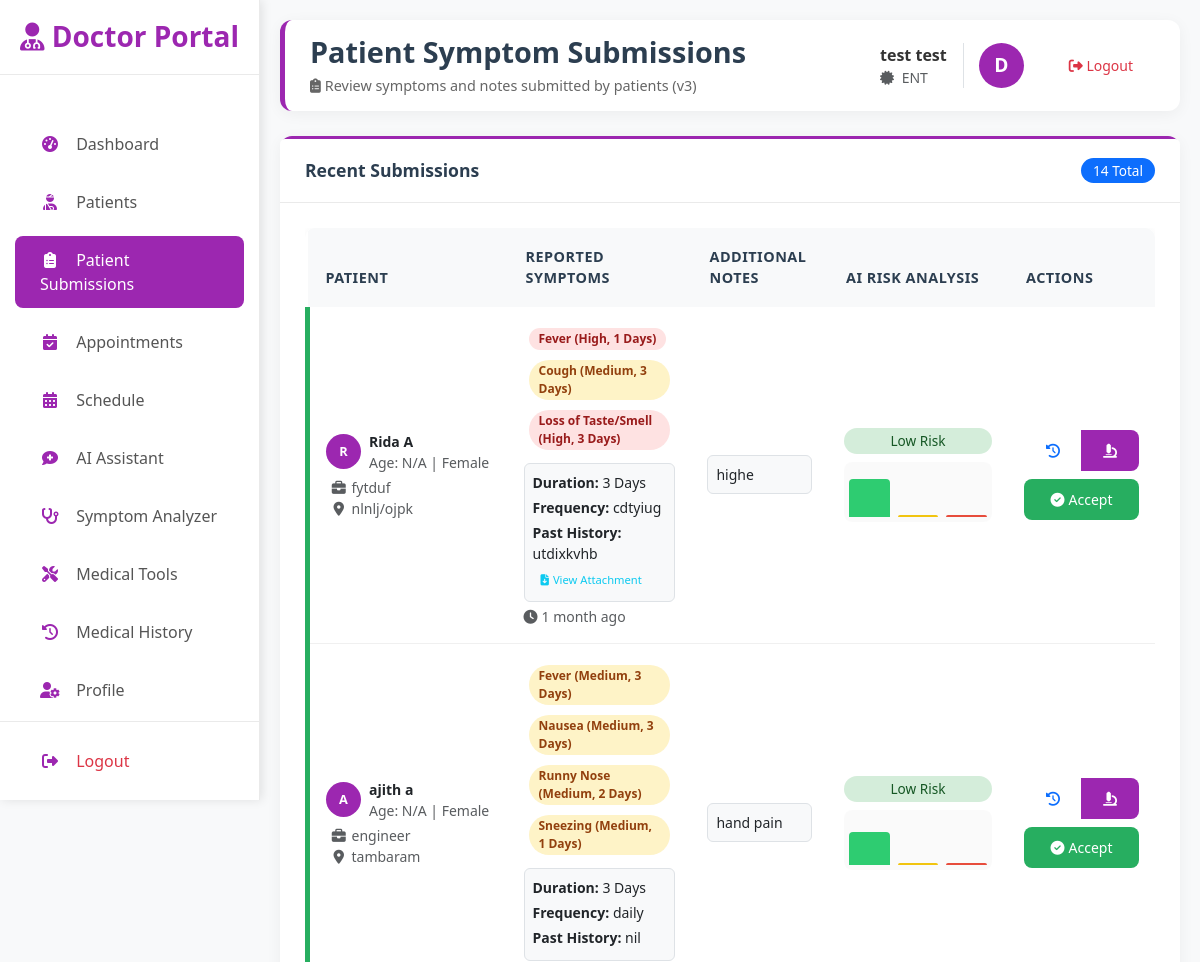
The page /doctor/patient-submissions/ (signed in, upper part) on the database as committed earlier.
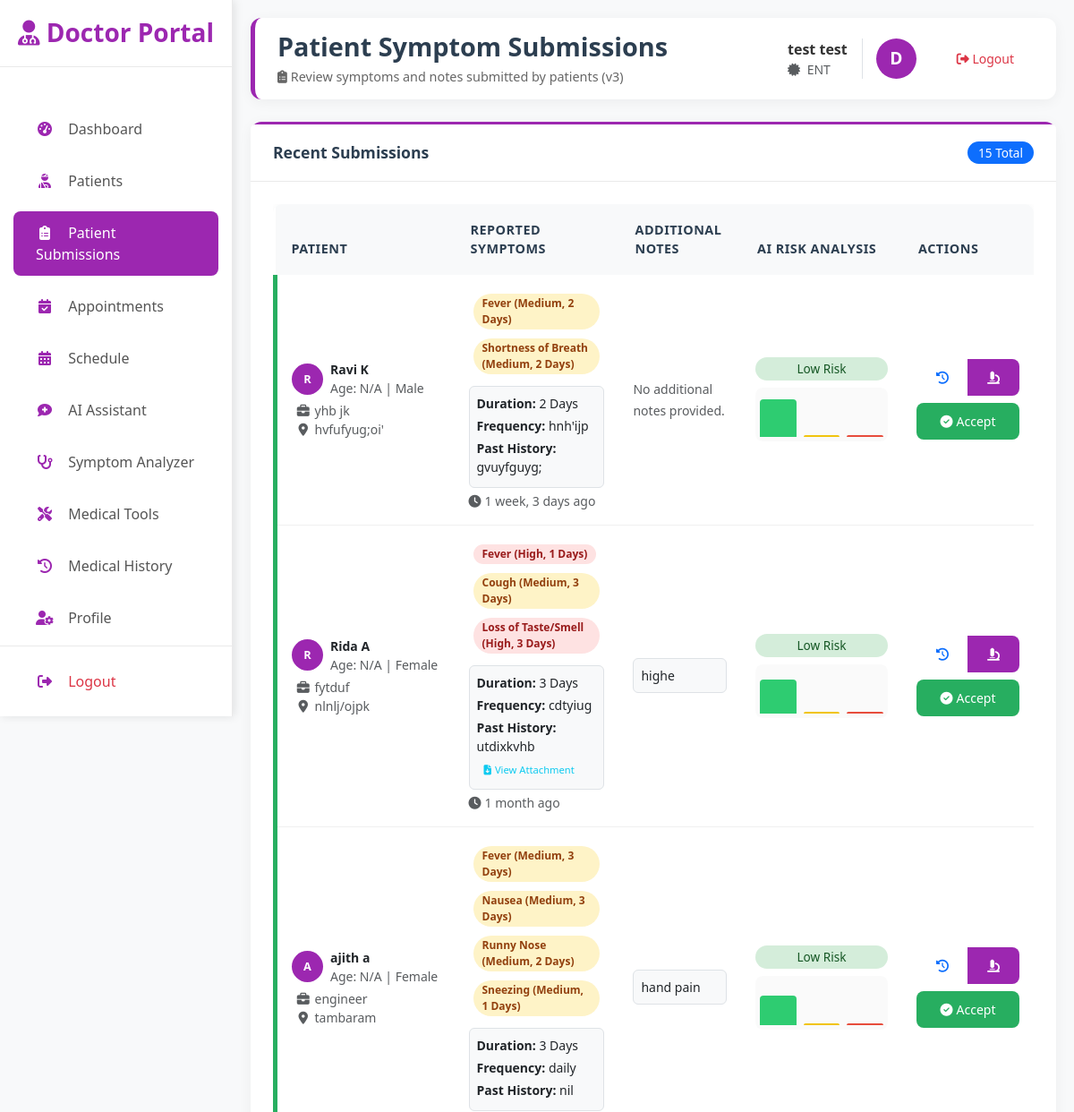
The same page on the database as committed later.
### core/models.py (models this page shows, shortened)
class MedicalRecord(models.Model):
    patient = models.ForeignKey(User, on_delete=models.CASCADE, related_name='medical_records')
    record_id = models.UUIDField(default=uuid.uuid4, editable=False, unique=True)
    encrypted_data = models.TextField()
    encrypted_symptoms = models.TextField()
    encrypted_diagnosis = models.TextField(blank=True)
    encrypted_treatment = models.TextField(blank=True)
    risk_level = models.CharField(max_length=20, choices=User.RISK_LEVEL_CHOICES, blank=True)
    confidence_score = models.FloatField(default=0.0)
    risk_score = models.FloatField(default=0.0, help_text="Composite risk score from fuzzy logic")
    fuzzy_membership = models.JSONField(default=dict, blank=True,
        help_text="Fuzzy membership values for risk categories")
    analysis_components = models.JSONField(default=dict, blank=True,
        help_text="Component scores used in fuzzy logic calculation")
    symptoms_count = models.IntegerField(default=0)
    severe_symptoms_count = models.IntegerField(default=0)
    patient_age = models.IntegerField(null=True, blank=True)
    past_history_file = models.FileField(upload_to='medical_history/', null=True, blank=True)
    created_by = models.ForeignKey(User, on_delete=models.SET_NULL, null=True,
                                   related_name='created_records')
    created_at = models.DateTimeField(auto_now_add=True)
    updated_at = models.DateTimeField(auto_now=True)
    class Meta:
        ordering = ['-created_at']
        verbose_name = 'Medical Record'
        verbose_name_plural = 'Medical Records'
        indexes = [
            models.Index(fields=['patient', 'created_at']),
            models.Index(fields=['risk_level', 'confidence_score']),
            models.Index(fields=['created_by', 'created_at']),
        ]
    def get_risk_level_display(self):
        risk_display = {
            'low': 'Low Risk',
            'medium': 'Medium Risk',
            'high': 'High Risk',
            'critical': 'Critical Risk'
        }
        return risk_display.get(self.risk_level, self.risk_level)

class User(AbstractUser):
    ROLE_CHOICES = (
        ('admin', 'Admin'),
        ('doctor', 'Doctor'),
        ('researcher', 'Researcher'),
        ('patient', 'Patient'),
    )
    STATUS_CHOICES = (
        ('pending', 'Pending Approval'),
        ('approved', 'Approved'),
        ('rejected', 'Rejected'),
    )
    RISK_LEVEL_CHOICES = (
        ('low', 'Low'),
        ('medium', 'Medium'),
        ('high', 'High'),
        ('critical', 'Critical'),
    )
    role = models.CharField(max_length=20, choices=ROLE_CHOICES, default='patient')
    status = models.CharField(max_length=20, choices=STATUS_CHOICES, default='pending')
    email = models.EmailField(unique=True)
    full_name = models.CharField(max_length=255, blank=True)
    phone_regex = RegexValidator(regex=r'^\+?1?\d{9,15}$',
                                message="Phone number must be entered in the format: '+999999999'. Up to 15 digits allowed.")
    phone = models.CharField(validators=[phone_regex], max_length=17, blank=True)
    address = models.TextField(blank=True)
    date_of_birth = models.DateField(null=True, blank=True)
    profile_picture = models.ImageField(upload_to='profile_pics/', null=True, blank=True)
    specialization = models.CharField(max_length=100, blank=True)  # Doctor
    license_number = models.CharField(max_length=50, blank=True)  # Doctor
    institution = models.CharField(max_length=200, blank=True)  # Researcher
    research_area = models.TextField(blank=True)  # Researcher
    qualifications = models.CharField(max_length=255, blank=True)  # e.g., M.B.B.S, M.D.
    clinic_name = models.CharField(max_length=255, blank=True)
    clinic_address = models.TextField(blank=True)
    signature = models.ImageField(upload_to='signatures/', null=True, blank=True)
    biography = models.TextField(blank=True)
    risk_level = models.CharField(max_length=20, choices=RISK_LEVEL_CHOICES, blank=True)
    ml_confidence_score = models.FloatField(default=0.0)
    last_analysis = models.DateTimeField(null=True, blank=True)
    created_at = models.DateTimeField(auto_now_add=True)
    updated_at = models.DateTimeField(auto_now=True)
    is_verified = models.BooleanField(default=False)
    verification_token = models.UUIDField(default=uuid.uuid4, editable=False)
    class Meta:
        ordering = ['-date_joined']
    def get_full_name(self):
        if self.full_name:
            return self.full_name
        return super().get_full_name()

### core/decorators.py (the view)
        def _wrapped_view(request, *args, **kwargs):
            if not request.user.is_authenticated:
                return redirect('login')
            if request.user.is_superuser:
                return view_func(request, *args, **kwargs)
            if isinstance(allowed_roles, str):
                allowed = [allowed_roles]
            else:
                allowed = allowed_roles
            if request.user.role not in allowed and not request.user.is_admin():
                raise PermissionDenied("You don't have permission to access this page.")
            return view_func(request, *args, **kwargs)

### core/utils.py (called while the page is built)
def log_event(action, user=None, details=None, request=None):
    log_entry = AuditLog(
        user=user,
        action=action,
        details=details or {}
    )
    if request:
        log_entry.ip_address = request.META.get('REMOTE_ADDR')
        log_entry.user_agent = request.META.get('HTTP_USER_AGENT', '')
    log_entry.save()
    return log_entry

### templates/doctor/patient_submissions.html (shortened to what the changed rows need)
{% extends 'doctor/doctor_base.html' %}
{% block page_title %}Patient Symptom Submissions{% endblock %}
{% block content %}
<div class="fade-in">
    <div class="row">
        <div class="col-12">
            <div class="card">
                <div class="card-header d-flex justify-content-between align-items-center">
                    <span>Recent Submissions</span>
                    <span class="badge bg-primary">{{submissions|length}} Total</span>
                </div>
                <div class="card-body">
                    {% if submissions %}
                    <div class="table-responsive">
                        <table class="table table-hover align-middle">
                            <thead>
                                <tr>
                                    <th style="width: 200px;">Patient</th>
                                    <th>Reported Symptoms</th>
                                    <th>Additional Notes</th>
                                    <th style="width: 180px;">AI Risk Analysis</th>
                                    <th>Actions</th>
                                </tr>
                            </thead>
                            <tbody>
                                {% for item in submissions %}
                                <tr class="submission-card risk-{{item.record.risk_level}}">
                                    <td>
                                        <div class="d-flex align-items-center mb-1">
                                            <div class="user-avatar me-2"
                                                style="width: 35px; height: 35px; font-size: 0.8rem;">
                                                {{item.patient.username|first|upper}}
                                            </div>
                                            <div>
                                                <div class="fw-bold small">
                                                    {{item.patient.get_full_name|default:item.patient.username}}</div>
                                                <div class="small text-muted">Age: {{item.age}} | {{item.gender|title}}
                                                </div>
                                            </div>
                                        </div>
                                        <div class="small text-muted ps-1">
                                            <div><i class="fas fa-briefcase fa-fw me-1"></i>{{item.occupation}}</div>
                                            <div><i class="fas fa-map-marker-alt fa-fw me-1"></i>{{item.region}}</div>
                                        </div>
                                    </td>
                                    <td>
                                        <div class="mb-2">
                                            {% for sym in item.symptoms %}
                                            <span class="symptom-tag severity-{{sym.severity}}">
                                                {{sym.name}} ({{sym.severity|title}}{% if sym.duration %},
                                                {{sym.duration}}{% endif %})
                                            </span>
                                            {% endfor %}
                                        </div>
                                        <div class="p-2 rounded bg-light border small">
                                            <div class="mb-1"><strong>Duration:</strong> {{item.duration}}</div>
                                            <div class="mb-1"><strong>Frequency:</strong> {{item.frequency}}</div>
                                            <div class="mb-1">
                                                <strong>Past History:</strong> {{item.past_history|truncatechars:80}}
                                                {% if item.record.past_history_file %}
                                                <div class="mt-1">
                                                    <a href="{{item.record.past_history_file.url}}" target="_blank"
                                                        class="btn btn-xs btn-outline-info py-0 px-2"
                                                        style="font-size: 0.7rem;">
                                                        <i class="fas fa-file-download me-1"></i>View Attachment
                                                    </a>
                                                </div>
                                                {% endif %}
                                            </div>
                                        </div>
                                        <div class="small text-muted mt-1">
                                            <i class="fas fa-clock me-1"></i>{{item.record.created_at|timesince}} ago
                                        </div>
                                    </td>
                                    <td>
                                        {% if item.notes %}
                                        <div class="small text-dark p-2 rounded bg-light border"
                                            style="max-height: 100px; overflow-y: auto;">{{item.notes}}</div>
                                        {% else %}
                                        <span class="text-muted small italic">No additional notes provided.</span>
                                        {% endif %}
                                    </td>
                                    <td>
                                        <div class="d-flex flex-column">
                                            <span class="badge badge-{{item.record.risk_level}} mb-2">
                                                {{item.record.get_risk_level_display}}
                                            </span>
                                            <div class="fuzzy-mini-chart"
                                                title="Fuzzy Risk Membership: Low/Medium/High">
                                                <div class="fuzzy-mini-bar low"
                                                    style="height: {{item.record.fuzzy_membership.low|default:0}}%;">
                                                </div>
                                                <div class="fuzzy-mini-bar medium"
                                                    style="height: {{item.record.fuzzy_membership.medium|default:0}}%;">
                                                </div>
                                                <div class="fuzzy-mini-bar high"
                                                    style="height: {{item.record.fuzzy_membership.high|default:0}}%;">
                                                </div>
                                            </div>
                                        </div>
                                    </td>
                                    <td>
                                        <div class="d-flex flex-column gap-2">
                                            <div class="btn-group btn-group-sm">
                                                <a href="{% url 'doctor_patient_detail' item.patient.id %}"
                                                    class="btn btn-outline-primary" title="Full History">
                                                    <i class="fas fa-history"></i>
                                                </a>
                                                <a href="{% url 'doctor_patient_analysis' item.patient.id %}"
                                                    class="btn btn-doctor" title="Deep Analysis">
                                                    <i class="fas fa-microscope"></i>
                                                </a>
                                            </div>
                                            <button class="btn btn-sm btn-success appointment-btn"
                                                onclick="acceptAppointment('{{item.patient.id}}', '{{item.record.id}}', this)">
                                                <i class="fas fa-check-circle me-1"></i>Accept
                                            </button>
                                        </div>
                                    </td>
                                </tr>
                                {% endfor %}
                            </tbody>
                        </table>
                    </div>
                    {% else %}
                    <div class="text-center py-5">
                        <i class="fas fa-clipboard-check fa-3x text-muted mb-3"></i>
                        <h5>No Submissions Yet</h5>
                        <p class="text-muted">When patients use the symptom checker, their data will appear here.</p>
                    </div>
                    {% endif %}
                </div>
            </div>
        </div>
    </div>
</div>
{% endblock %}

Rows that differ between the two databases and show on the page:
added MedicalRecord: patient.username|first "R", patient.get_full_name "Ravi K", age "N/A", gender "Male", occupation "yhb jk", region "hvfufyug;oi'", name "Fever" "Shortness of Breath", severity "Medium" "Medium", duration "2 Days" "2 Days", duration "2 Days", frequency "hnh'ijp", past_history "gvuyfguyg;", record.created_at "1 week, 3 days", shows "No additional notes provided.", record.risk_level "Low Risk", {{ item.record.fuzzy_membership.low|default:0 }} 85.0 (drawn), {{ item.record.fuzzy_membership.medium|default:0 }} 0 (drawn), {{ item.record.fuzzy_membership.high|default:0 }} 0 (drawn)
Other text that changed with them:
{{ submissions|length }}: "14" → "15"
